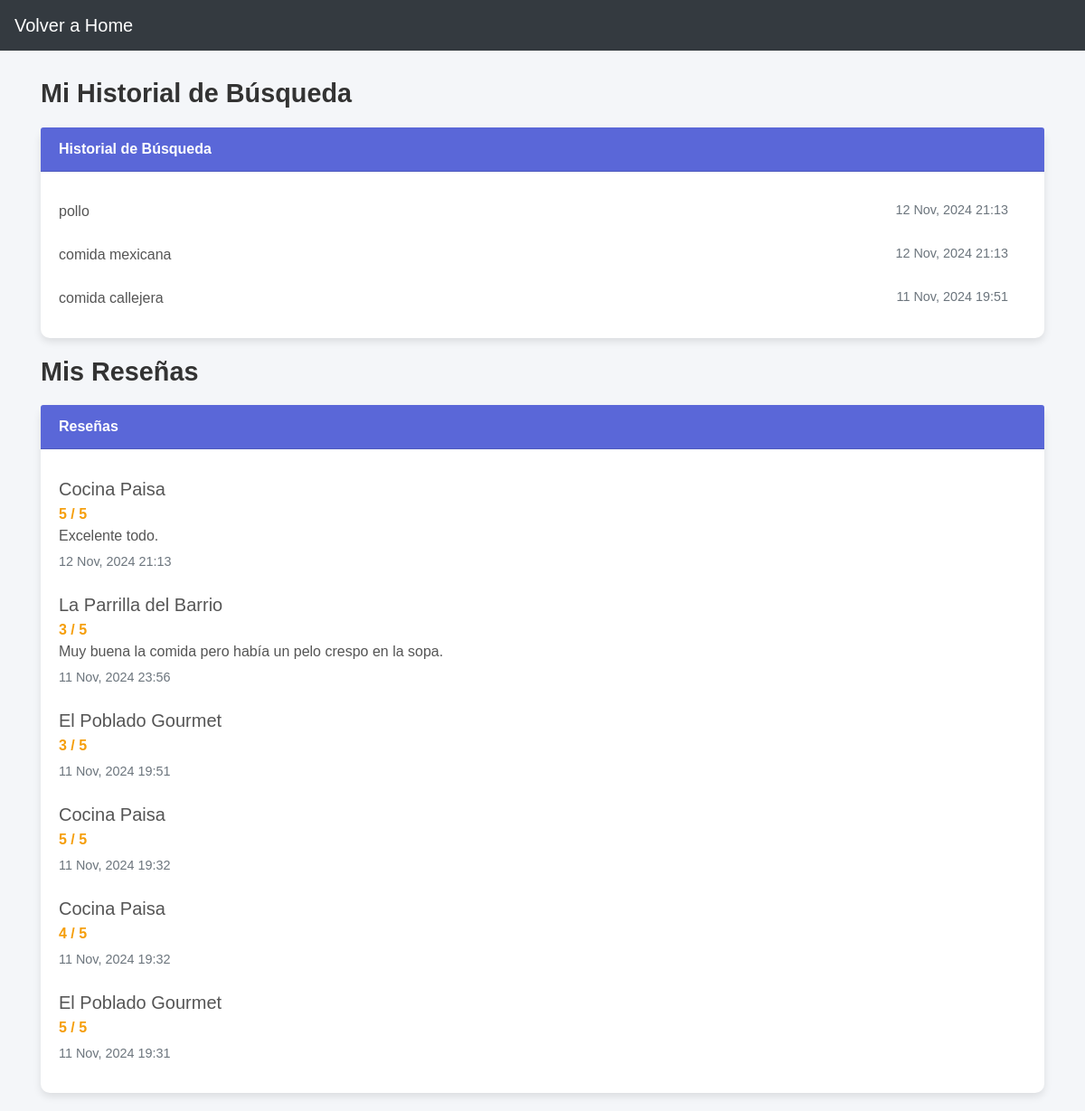
Page /restaurant/account/ (signed in) on the committed database.
### restaurant/models.py (models this page shows, shortened)
class searchahistory(models.Model):
    user = models.ForeignKey(User, on_delete=models.CASCADE)
    query = models.CharField(max_length=250)
    timestamp = models.DateTimeField(auto_now_add=True)

class Review(models.Model):
    restaurant = models.ForeignKey(Restaurant, on_delete=models.CASCADE, related_name='reviews')
    user = models.ForeignKey(User, on_delete=models.CASCADE)
    rating = models.IntegerField(default=0)  # Calificación de 1 a 5
    comment = models.TextField(blank=True)
    created_at = models.DateTimeField(auto_now_add=True)

class Restaurant(models.Model):
    nombre = models.CharField(max_length=250)
    descripcion = models.CharField(max_length=1000)
    latitud = models.CharField(max_length=250)
    longitud = models.CharField(max_length=250)
    image = models.ImageField(upload_to='nomy/images/', default='nomy/images/default.jpeg')
    emb = models.BinaryField(default=get_default_array())
    direccion = models.CharField(max_length=250, null=True, blank=True)

### restaurant/views.py (the view)
# urls.py: path('account/', views.account_view, name='account'), # Ruta para la vista de la cuenta
@login_required(login_url='/login/')  # Redirige a la URL de inicio de sesión si el usuario no está autenticado
def account_view(request):
    search_history = searchahistory.objects.filter(user=request.user).order_by('-timestamp')
    reviews = Review.objects.filter(user=request.user).order_by('-created_at')
    return render(request, 'account.html', {'search_history': search_history, 'reviews': reviews})

### restaurant/templates/account.html (shortened to what this page needs)
<!DOCTYPE html>
<html lang="en">
<head>
    <link rel="stylesheet" href="https://stackpath.bootstrapcdn.com/bootstrap/4.5.2/css/bootstrap.min.css">
</head>
<body>
    <nav class="navbar navbar-expand-lg navbar-dark bg-dark">
        <a class="navbar-brand" href="{% url 'home' %}">Volver a Home</a>
    </nav>
<div class="container">
    <h2 class="section-title">Mi Historial de Búsqueda</h2>
    <div class="card">
        <div class="card-header">
            Historial de Búsqueda
        </div>
        <div class="card-body">
            {% if search_history %}
                <ul class="list-group">
                    {% for item in search_history %}
                        <li class="list-group-item">
                            <span>{{ item.query }}</span>
                            <span class="timestamp float-right">{{ item.timestamp|date:"d M, Y H:i" }}</span>
                        </li>
                    {% endfor %}
                </ul>
            {% else %}
                <p class="text-muted">No hay historial de búsqueda.</p>
            {% endif %}
        </div>
    </div>
    <h2 class="section-title">Mis Reseñas</h2>
    <div class="card">
        <div class="card-header">
            Reseñas
        </div>
        <div class="card-body">
            {% if reviews %}
                <ul class="list-group">
                    {% for review in reviews %}
                        <li class="list-group-item">
                            <h5 class="mb-1">{{ review.restaurant.nombre }}</h5>
                            <span class="rating">{{ review.rating }} / 5</span>
                            <p class="mb-1">{{ review.comment }}</p>
                            <small class="timestamp">{{ review.created_at|date:"d M, Y H:i" }}</small>
                        </li>
                    {% endfor %}
                </ul>
            {% else %}
                <p class="text-muted">No has dejado ninguna reseña.</p>
            {% endif %}
        </div>
    </div>
</div>
</body>
</html>

### restaurant/templates/account.html (style rules this page uses)
body { background-color: #f4f6f9; font-family: Arial, sans-serif; }
.container { margin-top: 30px; }
.section-title { font-size: 1.8rem; font-weight: bold; color: #333; margin-bottom: 20px; }
.card { border: none; border-radius: 10px; box-shadow: 0 4px 8px rgba(0, 0, 0, 0.1); margin-bottom: 20px; }
.card-header { font-weight: bold; color: #ffffff; background-color: #5a67d8; border-top-left-radius: 10px; border-top-right-radius: 10px; }
.card-body { color: #555; }
.list-group-item { border: none; padding-left: 0; }
.rating { color: #f59e0b; font-weight: bold; }
.timestamp { color: #6c757d; font-size: 0.9rem; }

### rows in the picture
searchahistory: query "pollo", timestamp "12 Nov, 2024 21:13"
searchahistory: query "comida mexicana", timestamp "12 Nov, 2024 21:13"
searchahistory: query "comida callejera", timestamp "11 Nov, 2024 19:51"
Review: restaurant.nombre "Cocina Paisa", rating "5", comment "Excelente todo.", created_at "12 Nov, 2024 21:13"
Review: restaurant.nombre "La Parrilla del Barrio", rating "3", comment "Muy buena la comida pero había un pelo crespo en la sopa.", created_at "11 Nov, 2024 23:56"
Review: restaurant.nombre "El Poblado Gourmet", rating "3", created_at "11 Nov, 2024 19:51"
Review: restaurant.nombre "Cocina Paisa", rating "5", created_at "11 Nov, 2024 19:32"
Review: restaurant.nombre "Cocina Paisa", rating "4", created_at "11 Nov, 2024 19:32"
Review: restaurant.nombre "El Poblado Gourmet", rating "5", created_at "11 Nov, 2024 19:31"
